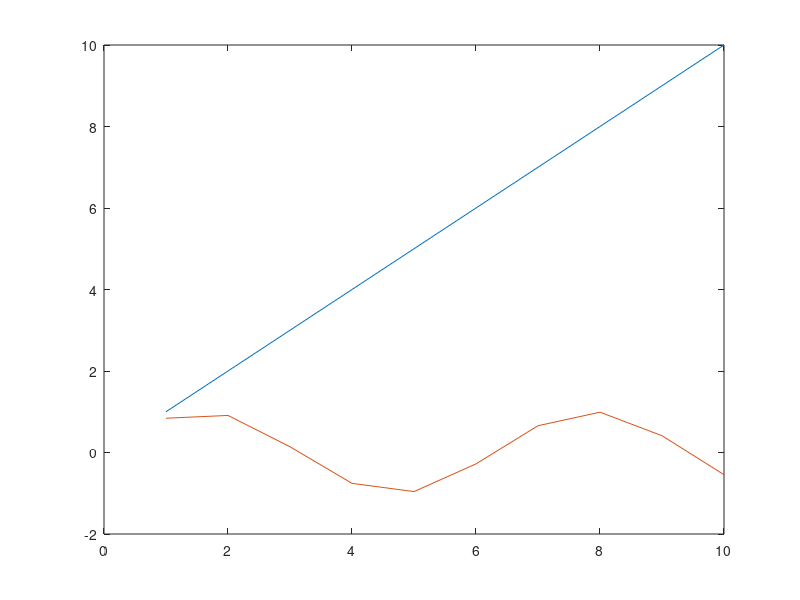
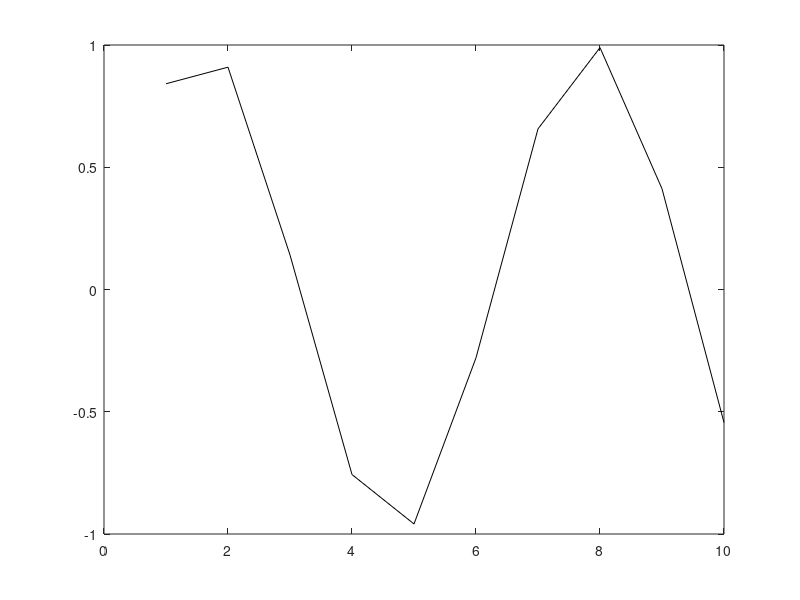
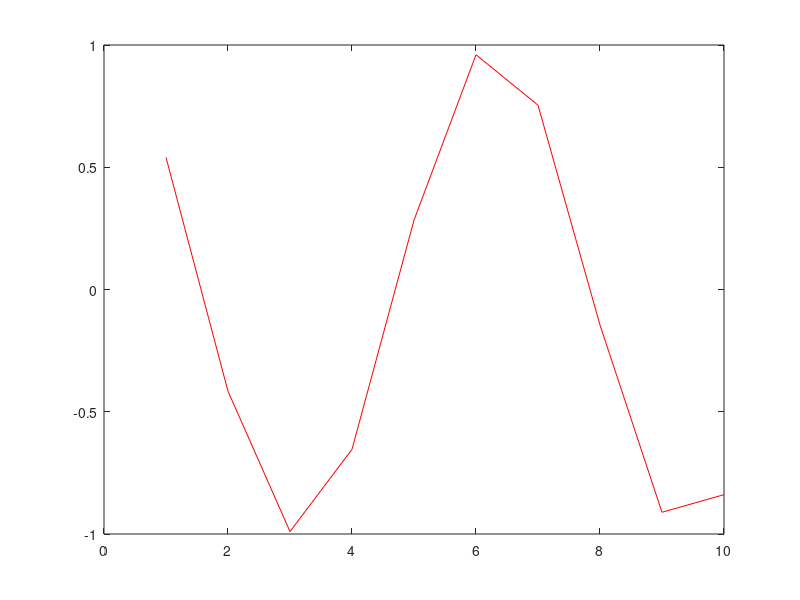

Recreate these plots in MATLAB, in order. (Note: this script raises an error after producing the figures.)
%% CELEST Matlab Tutorial - 6/8/2011
%  Eric Denovellis
%  edeno@bu.edu

%% Comments, Variables, Vectors and Matrices

% Comments

% Green text preceded by a percent sign % are comments.  Matlab
% ignores comments -- that is, any text with a percent sign before it will
% result in Matlab doing nothing.  Try it out by copying and pasting the
% following:

% a = 5

% Comments are useful to put in your code so that you remember why are you
% writing a particular line of code.  It also helps other people understand
% your code should they have to use it.

% Often it is more useful and clear to assign a value to a variable name.
% This makes your code more readable and understandable.  For example, what
% is more readable? 

% firingRate * 10 or
% 5 * 10.  

% Here is how you assign a
% value to a variable in Matlab:

firingRate = 5

% You can assign more than one value to a variable.  The following code
% makes a 2 x 1 vector:

b = [3; 4]

% You can verify this is a 2 x 1 vector by the following command:
size(b)

% size is a built-in matlab function.  It tells you how many elements are
% in a vector of matrix.

% You can also make a 2 x 1 vector.  Notice that omitting the semi-colon
% makes this vector "horizontal":

c = [3 4]

size(c)

% If you don't want to see the output in the command window each time, you
% can supress the output by ending the statement with a semi-colon:

c = [3 4];

% You can also make a matrix.  Here is a 2x2 matrix:

d = [1 2; 3 4]

d = [1 2; ...
    3 4]

size(d)

% Typing in each number for a vector or matrix can be a pain in the ass.
% Luckily, you can tell Matlab to assign a consecutive sequence of numbers
% to a variable:

vec = 1:10

% The "step-size" of the consecutive sequence of numbers doesn't have to be
% one.  You can also step by larger or smaller numbers:

vec = 1:.25:10

% Sometimes you just want to access and change a single elmement of a
% vector.  You can access the fourth element of a vector by:

vec(4)

% And you can change the fourth element by:

vec(4) = 33

% Sometimes you don't want to have all the output in the command window.
% You can clear the command window by typing:

clc

% Similarly, you might want to clear variables from your workspace to
% reduce clutter:

clear all

% A helpful way to learn about built-in matlab functions is to type help
% before the function:

help clc
help clear

clc
%% Mathematical Operations

% You can use Matlab as a calculator.  For example, here is how you
% multiply, add, divide, and exponentiate:

3 * 4
3 + 4
3 / 4
3 ^ 4

% You can also use mathematical operations on vectors and matrices.
% Element-wise operations (multipying each element of a vector or matrix
% individually) are performed by using the period . before a mathematical
% operator such as times *:

vector = [2 2]
vector .* 5
matrix = [2 2; 2 2]
matrix .* 3

% If you want to multiply matrices as in linear algebra (which is not element-wise)
% you omit the period before the mathematical operator:

matrix * matrix

[3 1; 9 2; 3 7] * [1; 2]

%% Logical operations

% Sometimes you want to know whether two variables are equal or if one
% variable is larger than the other.  This is achieved by logical operators.
% In Matlab, 1 stands for True and 0 stands for False.  For example, say you 
% want to know if the firing rate from neuron1 is greater than the firing 
% rate from neuron2:

% First let's give the neurons' firing rates
neuron1_firing_rate = 4
neuron2_firing_rate = 3

% Now you can test whether the two variables are equal:
neuron1_firing_rate == neuron2_firing_rate

% or if neuron1 has a greater firing rate than neuron2?
neuron1_firing_rate > neuron2_firing_rate

% These operations also work on vectors and matrices element-wise, so you
% can determine whether a number is greater than each element in a matrix:

% Here is our original matrix

matrix

% And here is the result of comparing the matrix to the number 6:

6 > matrix

% Logical operators such as AND and OR are also useful.  For example, say
% that you had had a data set that consisted of animals and whether they
% were fast and big.  Suppose you only wanted the animals that were fast
% and big.  Using logical operators, you can select only the fast and big
% animals:

% Here we define the properties of one animal
isBig = 1; %  isBig = true
isFast = 0; % isFast = false

% Is it both big and fast?  The ampersand & indicates AND
isBig & isFast

% Suppose you only cared if the animal is big or fast, but either one would
% do.  You could then use the OR operator | :

isBig | isFast

% Finally, suppose you wanted animals that were small and slow.  You can
% use the negation operator, the tilde ~:

~isBig | ~isFast

% If you want to find out if they are not equal, then use the tilde and
% equal sign:

isBig ~= isFast


%% Selective Indexing

% You can combine what you've learned with assigning elements to variables
% and logical operators.  One of the more useful things you can learn is to
% use logical operators to access and change elements in vectors and
% matrices. Suppose you have a vector that goes from 1 to 10:

vec = 1:10

% Remember you could access each individual element of vec by typing:

vec(1)
vec(2)
vec(3)

% Suppose that you wanted to only access the elements of vec greater than
% five.  From before, you know that

vec > 5

% is a vector with zeros for each element in vec that is not greater than
% five and ones for each element that is.  Now, if you type:

vec(vec > 5)

% You get only the elements of vec greater than 5.
% This can be useful if you want to set all elements of a vector or matrix
% to a certain value.  For instance, if you wanted the values of vec
% greater than 5 to be zero, then:

vec(vec > 5) = 0

% Some other examples of this are:

vec(vec == 5)
vec(vec ~= 5)

% Some useful functions that we will not cover that also use logical
% operators and are often useful when comparing two vectors or matrices
% are:

help ismember
help intersect
help find
help setdiff
help unique

%% Control Loops - For and If

% For loops are useful if you need to repeat a section of code several
% times.  A simple example would be:

for ind = 1:20
    
    ex(ind) = ind
    
end

% Notice that this is the same as

ex = 1:20;

% Often in Matlab, for loops can be avoided and their vector
% representations (like above) will be faster and easier to use.  When
% possible, you should always try to use the vector representation.
% However, you shouldn't waste a whole lot of time trying to figure out the
% vector representation if a quick and easy for loop will do.

% If statements are also useful in Matlab.  There are occasions when you
% will want to execute a section of code only if a certain condition is
% fulfilled.

% isBig is true
isBig = 1;

% What does the if statement display?
if isBig
   display('I will crush you')  
else
    display('Please do not hurt me');
end

% isBig is false
isBig = 0;

% Now what does the if statement display?
if isBig
   display('I will crush you')  
else
    display('Please do not hurt me');
end
%% Graphics

% Matlab has the ability to allow you to visualize your data.  The most
% common way of visualizing your data is by using the plot command.  For
% example if you wanted a straight line going from (0,0) to (10,10) in x-y
% coordinates you would type

figure; % opens a blank new figure window
x = 1:10; % x-values for the plot
y = 1:10; % y-values for the plot

plot(x, y) % Plots the x-y values

% If you want to add another line to your plot in the same color, you type
hold on
plot(x, sin(x))

% Normally if you type plot twice, the second plot will erase the first.
% Hold keeps you on the same plot. If you want to keep plotting on the same
% plot but in different colors, you would type:
hold all;


% You can also change the color of your plots by adding an additional
% argument:

% For instance, if you want a black line you would add 'k' to the plot
% inputs like so
figure;
plot(x, sin(x), 'k');
% If you want a red line, you would add 'r' 
figure;
plot(x, cos(x), 'r');

% There are several other ways to plot data in Matlab.  Here are a few that
% come up frequently:

help bar
help hist
help stem
help surfc

%% Functions vs Scripts

% Scripts and functions are not the same.  Functions are given inputs and
% they produce outputs.  Scripts, on the other hand, have no inputs and
% outputs.  This m-file CELEST_matlab.m is a script because it contains a
% bunch of commands, but you cannot give the script inputs.  For example,
% you can run this whole file by typing its name:

% CELEST_matlab

% This will execute every line of code in this document.  You cannot give
% this script specific inputs like:

input1 = 5;
input2 = 10;

% CELEST_matlab(input1, input2);

% This will not do anything.  However, functions do have this property.  I
% have written an example function called myFirstFunction.  You can give it
% two inputs.  The function will simply multiply those two inputs and
% return a single output:

output = myFirstFunction(input1, input2)

% Some functions can have more than one output.  Many built-in Matlab
% functions have this feature.  You can assign variables to the outputs for
% a function by using the form [first_output, second_output] == myFunction(input).
% For example, with the Matlab function size, it returns both the number of
% rows and the number of columns

[row, col] = size(matrix);

% Compare
size(matrix)

% to

row
col

%% Saving and Loading Data

% To save all the variables in your workspace, simply type the name that 
% you want to use followed by .mat:
save('myFile.mat')

% To selectively save variables in your workspace, you follow the same
% format as above, except you also type the name of the variable you want
% to save in quotes:

save('myFile.mat', 'output');

% Loading a file works in the same way:
clear all; clc; close all;

load('myFile.mat')
%% Other Useful Built-in Matlab Functions and Miscellany
help max
help min
help repmat
help ones
help zeros
help nan
help mean
help sort
help errorbar
help nanmean
help ode45

%% For more information

% http://cns.bu.edu/~cnso/matlabtutorials.html
% http://math.bu.edu/people/mak/MA665/1_MATLAB_Tutorial.m
% Matlab for Neuroscientists
